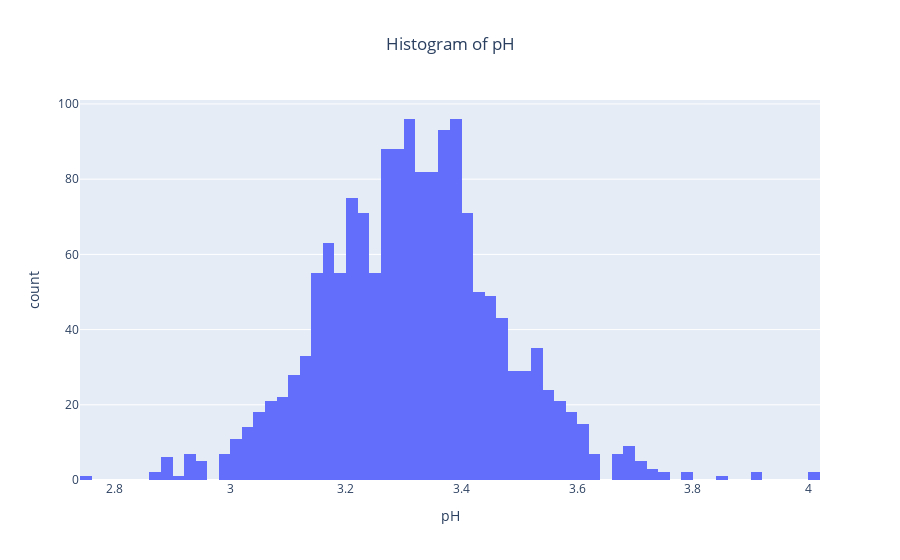

The cell this chart's notebook holds for it:
### Code cell
fig = go.Figure(px.histogram(wines_df, x = 'pH', title = 'Histogram of pH'))
fig.update_layout(title_x = 0.5)
fig.show()

### Figure 1 — Plotly figure (JSON) as saved in the notebook; plotly's stock layout.template omitted (floating-point values rounded to 4 significant figures; data arrays with more than 128 entries replaced by an {"elided": "..."} marker saying what was removed)
{"data": [{"alignmentgroup": "True", "bingroup": "x", "hovertemplate": "pH=%{x}<br>count=%{y}<extra></extra>", "legendgroup": "", "marker": {"color": "#636efa", "pattern": {"shape": ""}}, "name": "", "offsetgroup": "", "orientation": "v", "showlegend": false, "type": "histogram", "x": {"elided": "1599 float values"}, "xaxis": "x", "yaxis": "y"}], "layout": {"barmode": "relative", "legend": {"tracegroupgap": 0}, "title": {"text": "Histogram of pH", "x": 0.5}, "xaxis": {"anchor": "y", "domain": [0, 1], "title": {"text": "pH"}}, "yaxis": {"anchor": "x", "domain": [0, 1], "title": {"text": "count"}}}}
